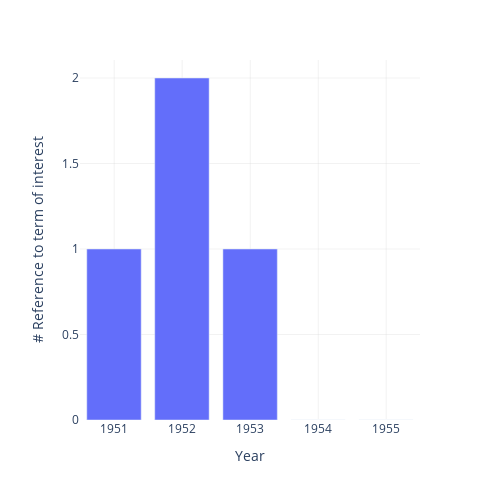

The code cell stored with this chart in its notebook:
### Code cell
# Optional: Graph them with Plotly in a bar chart
import plotly.express as px
fig = px.bar(df_word, x='datetime', y='term_of_interest')
fig.update_layout(showlegend=False,
    xaxis_rangeslider_visible=False,
    width=500,
    height=500)  
fig.update_layout(paper_bgcolor='rgba(0,0,0,0)', plot_bgcolor='rgba(0,0,0,0)')
fig.update_xaxes(title_text="Year", showgrid=True, gridwidth=0.3, gridcolor='LightGrey')
fig.update_yaxes(title_text="# Reference to term of interest", showgrid=True, gridwidth=0.3, gridcolor='LightGrey')
fig.show()

### Figure 1 — Plotly figure (JSON) as saved in the notebook; plotly's stock layout.template omitted (floating-point values rounded to 4 significant figures)
{"data": [{"alignmentgroup": "True", "hovertemplate": "datetime=%{x}<br>term_of_interest=%{y}<extra></extra>", "legendgroup": "", "marker": {"color": "#636efa", "pattern": {"shape": ""}}, "name": "", "offsetgroup": "", "orientation": "v", "showlegend": false, "textposition": "auto", "type": "bar", "x": ["1950-12-31T00:00:00", "1951-12-31T00:00:00", "1952-12-31T00:00:00", "1953-12-31T00:00:00", "1954-12-31T00:00:00"], "xaxis": "x", "y": [1, 2, 1, 0, 0], "yaxis": "y"}], "layout": {"barmode": "relative", "height": 500, "legend": {"tracegroupgap": 0}, "margin": {"t": 60}, "paper_bgcolor": "rgba(0,0,0,0)", "plot_bgcolor": "rgba(0,0,0,0)", "showlegend": false, "width": 500, "xaxis": {"anchor": "y", "domain": [0, 1], "gridcolor": "LightGrey", "gridwidth": 0.3, "rangeslider": {"visible": false}, "showgrid": true, "title": {"text": "Year"}}, "yaxis": {"anchor": "x", "domain": [0, 1], "gridcolor": "LightGrey", "gridwidth": 0.3, "showgrid": true, "title": {"text": "# Reference to term of interest"}}}}
